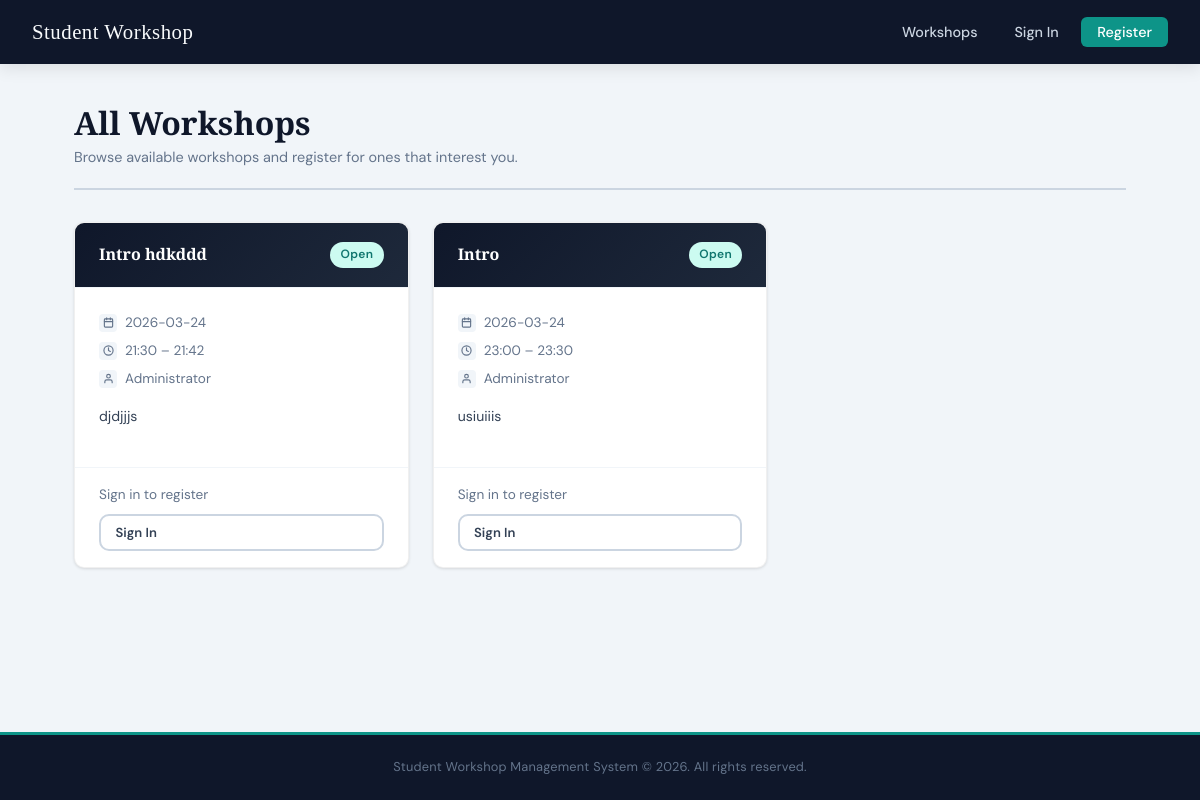
Before: /workshops with the older database file.
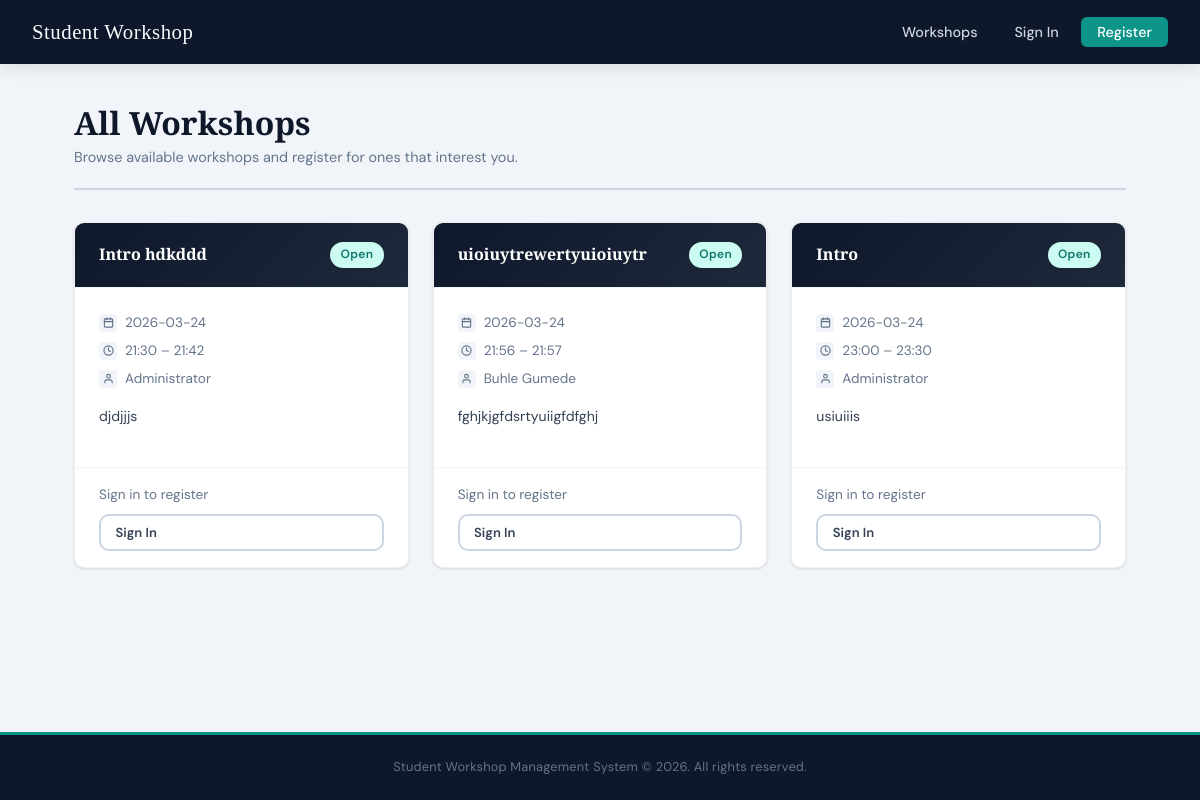
After: the same page with the newer database file.
### tables this page shows
CREATE TABLE workshops (
            id          INTEGER PRIMARY KEY AUTOINCREMENT,
            title       TEXT NOT NULL,
            description TEXT NOT NULL,
            date        TEXT NOT NULL,
            start_time  TEXT NOT NULL,
            end_time    TEXT NOT NULL,
            teams_link  TEXT,
            created_by  INTEGER NOT NULL,
            status      TEXT NOT NULL DEFAULT 'pending'
        );

CREATE TABLE users (
            id       INTEGER PRIMARY KEY AUTOINCREMENT,
            name     TEXT    NOT NULL,
            email    TEXT    NOT NULL UNIQUE,
            password TEXT    NOT NULL,
            role     TEXT    NOT NULL DEFAULT 'student',
            archived INTEGER NOT NULL DEFAULT 0
        );

### app.py (the view, shortened to what this page needs)
@app.route('/workshops')
def workshops():
    conn = get_db()
    role = session.get('role')
    uid  = session.get('user_id')
    current_time = datetime.now().strftime('%H:%M')
    today = date.today().isoformat()
    if role == 'admin':
        all_workshops = conn.execute('''
            SELECT w.*, u.name AS created_by_name
            FROM workshops w
            JOIN users u ON w.created_by = u.id
            ORDER BY w.date ASC, w.start_time ASC
        ''').fetchall()
    else:
        all_workshops = conn.execute('''
            SELECT w.*, u.name AS created_by_name,
                   (SELECT rating FROM feedback WHERE workshop_id = w.id AND user_id = ?) AS my_rating
            FROM workshops w
            JOIN users u ON w.created_by = u.id
            WHERE w.status = 'approved'
            ORDER BY w.date ASC, w.start_time ASC
        ''', (uid if uid else 0,)).fetchall()
    registered_ids = []
    if uid and role != 'admin':
        rows = conn.execute(
            'SELECT workshop_id FROM registrations WHERE user_id = ?', (uid,)
        ).fetchall()
        registered_ids = [r['workshop_id'] for r in rows]
    conn.close()
    return render_template(
        'workshops.html',
        workshops=all_workshops,
        registered_ids=registered_ids,
        today=today,
        current_time=current_time
    )

### app.py (called while the page is built)
def get_db():
    conn = sqlite3.connect(DATABASE)
    conn.row_factory = sqlite3.Row
    return conn

### templates/workshops.html (shortened to what the changed rows need)
{% extends 'base.html' %}
{% block content %}
<div class="page-wrapper">
  <div class="page-header">
    <div>
      <h1>All Workshops</h1>
    </div>
  </div>
  {% if workshops %}
    <div class="workshop-grid">
      {% for workshop in workshops %}
        <div class="card workshop-card">
          <div class="card-header">
            <h3>{{ workshop.title }}</h3>
            {% if session.get('role') == 'admin' %}
              {% if workshop.status == 'pending' %}
                <span class="badge" style="background:#fef9c3; color:#92400e;">Pending</span>
              {% elif workshop.status == 'rejected' %}
                <span class="badge badge-red">Rejected</span>
              {% elif workshop.date >= today %}
                <span class="badge badge-teal">Upcoming</span>
              {% else %}
                <span class="badge" style="background:#f1f5f9; color:#64748b;">Completed</span>
              {% endif %}
            {% else %}
              {% if workshop.id in registered_ids %}
                <span class="badge badge-green">Registered</span>
              {% else %}
                <span class="badge badge-teal">Open</span>
              {% endif %}
            {% endif %}
          </div>
          <div class="card-body">
            <div class="workshop-meta">
              <div class="meta-row">
                <div class="meta-icon">
                </div>
                <span>{{ workshop.date }}</span>
              </div>
              <div class="meta-row">
                <div class="meta-icon">
                  <svg xmlns="http://www.w3.org/2000/svg" width="11" height="11"
                    viewBox="0 0 24 24" fill="none" stroke="currentColor"
                    stroke-width="2.5" stroke-linecap="round" stroke-linejoin="round">
                    <circle cx="12" cy="12" r="10"/>
                    <polyline points="12 6 12 12 16 14"/>
                  </svg>
                </div>
                <span>{{ workshop.start_time }} &ndash; {{ workshop.end_time }}</span>
              </div>
              <div class="meta-row">
                <div class="meta-icon">
                  <svg xmlns="http://www.w3.org/2000/svg" width="11" height="11"
                    viewBox="0 0 24 24" fill="none" stroke="currentColor"
                    stroke-width="2.5" stroke-linecap="round" stroke-linejoin="round">
                    <path d="M20 21v-2a4 4 0 0 0-4-4H8a4 4 0 0 0-4 4v2"/>
                    <circle cx="12" cy="7" r="4"/>
                  </svg>
                </div>
                <span>{{ workshop.created_by_name }}</span>
              </div>
            </div>
            <p class="workshop-desc">{{ workshop.description }}</p>
          </div>
          <div class="card-footer" style="flex-direction: column; align-items: stretch; gap: 0.5rem;">
            {% if session.get('role') == 'admin' %}
              {% if workshop.status == 'pending' %}
                <div style="display:flex; justify-content:space-between; align-items:center;">
                  <span class="text-sm text-muted">Awaiting your approval</span>
                  <div style="display:flex; gap:0.5rem;">
                    <form method="POST" action="{{ url_for('approve_workshop', workshop_id=workshop.id) }}">
                      <button type="submit" class="btn btn-primary btn-sm">Approve</button>
                    </form>
                    <form method="POST" action="{{ url_for('reject_workshop', workshop_id=workshop.id) }}" onsubmit="return confirm('Reject this workshop?');">
                      <button type="submit" class="btn btn-danger btn-sm">Reject</button>
                    </form>
                  </div>
                </div>
              {% elif workshop.status == 'rejected' %}
                <div style="display:flex; justify-content:space-between; align-items:center;">
                  <span class="text-sm text-muted">This workshop was rejected.</span>
                  <form method="POST" action="{{ url_for('delete_workshop', workshop_id=workshop.id) }}" onsubmit="return confirm('Delete this workshop?');">
                    <button type="submit" class="btn btn-danger btn-sm">Delete</button>
                  </form>
                </div>
              {% else %}
                <div style="display:flex; justify-content:space-between; align-items:center;">
                  <span class="text-sm" style="color:var(--success); font-weight:600;">Live</span>
                  <form method="POST" action="{{ url_for('delete_workshop', workshop_id=workshop.id) }}" onsubmit="return confirm('Delete this workshop?');">
                    <button type="submit" class="btn btn-danger btn-sm">Delete</button>
                  </form>
                </div>
              {% endif %}
            {% else %}
              <span class="text-sm text-muted">Sign in to register</span>
              <a href="{{ url_for('login') }}" class="btn btn-ghost btn-sm">Sign In</a>
            {% endif %}
          </div>
        </div>
      {% endfor %}
    </div>
  {% endif %}
</div>
{% endblock %}

Changed rows visible on the page:
added workshops: title "uioiuytrewertyuioiuytr", shows "Open", date "2026-03-24", start_time "21:56", end_time "21:57", created_by_name "Buhle Gumede", description "fghjkjgfdsrtyuiigfdfghj"
